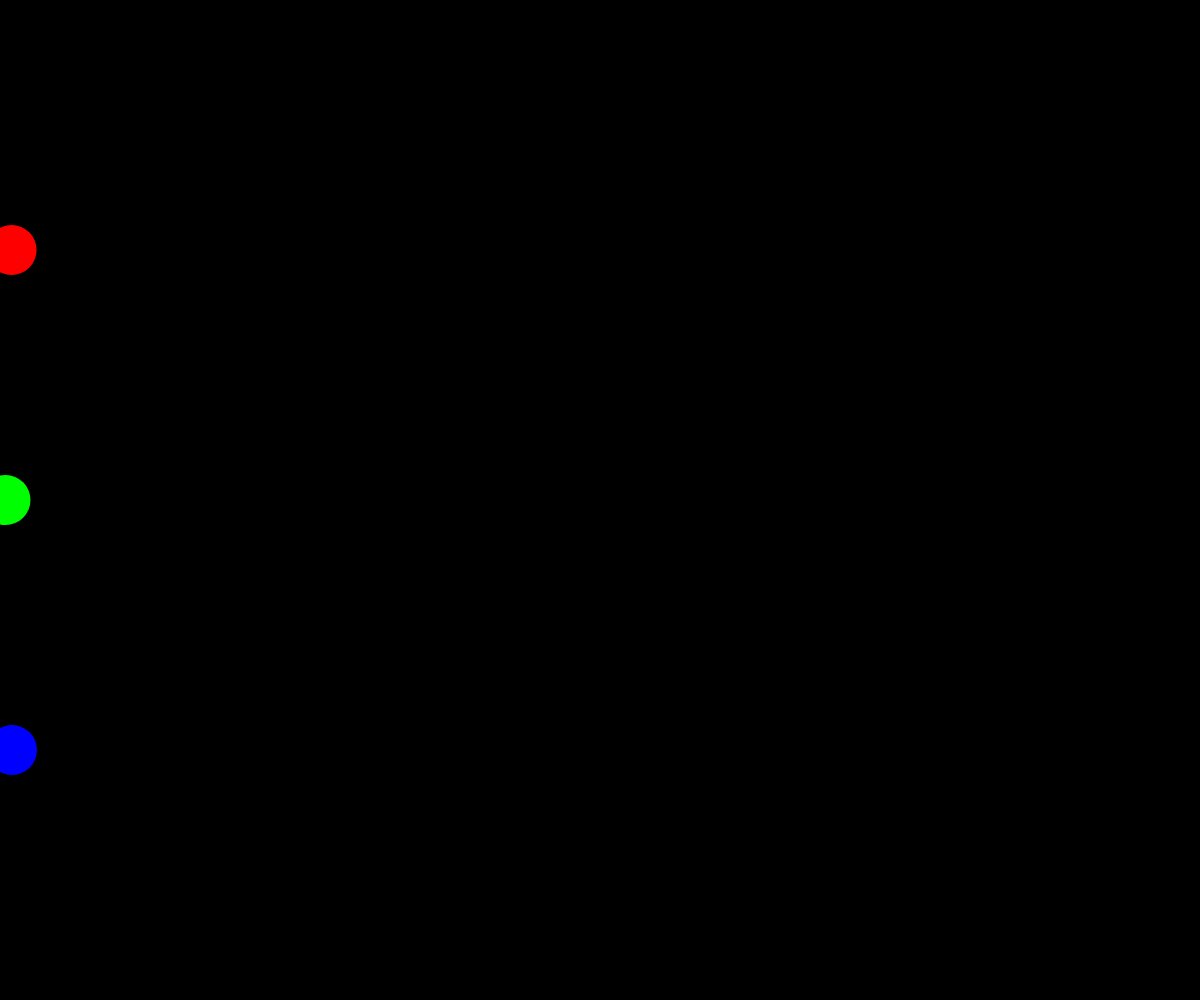
Frame 1 (no input)
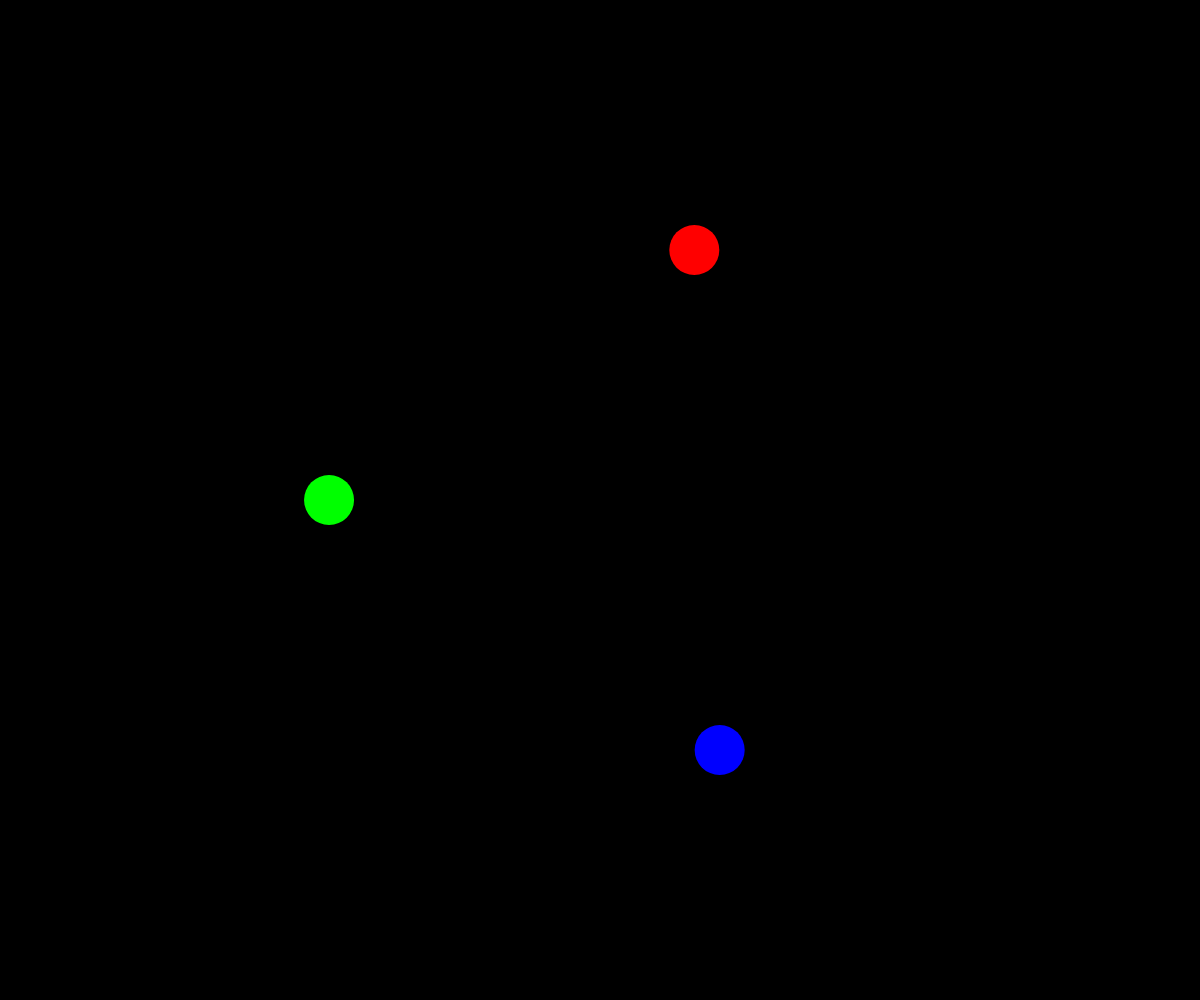
Frame 60 (no input)
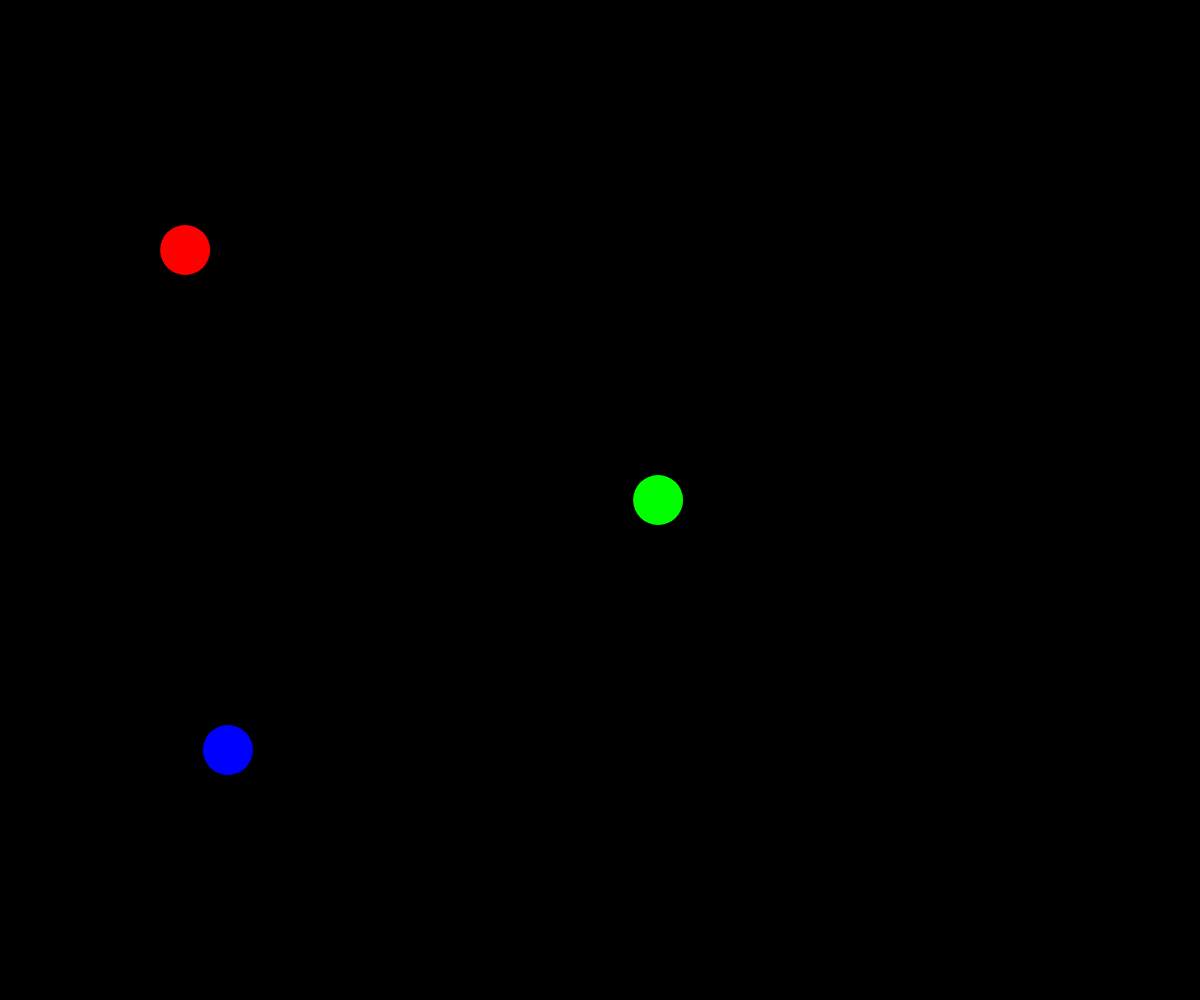
Frame 120 (the mouse pressed at the canvas centre since frame 60)

The p5.js sketch that drew these frames (run headless with seeded random() and noise() and a simulated clock; from frame 60 on, the mouse is pressed at the canvas centre):

// p5.js sketch
// ── sketch.js
// Project Title
// Your Name
// Date
//
// Extra for Experts:
// - describe what you did to take this project "above and beyond"

let racer1, racer2, racer3;

function setup() {
  createCanvas(windowWidth, windowHeight);

  racer1 = new RoundRacer(height/4, color(255,0,0));
  racer2 = new RoundRacer(height/2, color(0,255,0));
  racer3 = new RoundRacer(height*3/4, color(0,0,255));
}

function draw() {
  background(0);
  noStroke();

  racer1.move();
  racer1.display();

  racer2.move();
  racer2.display();

  racer3.move();
  racer3.display();
}

class RoundRacer {
  constructor(posY, c) {
    this.posX = 0;
    this.posY = posY;
    this.speed = random(3, 15);
    this.colour = c;
  }

  move() {
    this.posX += this.speed;

    if (this.posX > width) {
      this.posX = 0;
    }
  }

  display() {
    fill(this.colour);
    circle(this.posX, this.posY, 50);
  }
}
